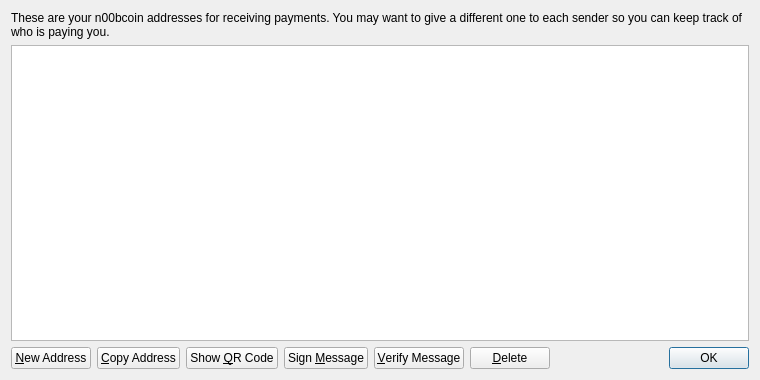
<?xml version="1.0" encoding="UTF-8"?>
<ui version="4.0">
 <class>AddressBookPage</class>
 <widget class="QWidget" name="AddressBookPage">
  <property name="geometry">
   <rect>
    <x>0</x>
    <y>0</y>
    <width>760</width>
    <height>380</height>
   </rect>
  </property>
  <property name="windowTitle">
   <string>Address Book</string>
  </property>
  <layout class="QVBoxLayout" name="verticalLayout">
   <item>
    <widget class="QLabel" name="labelExplanation">
     <property name="text">
      <string>These are your n00bcoin addresses for receiving payments. You may want to give a different one to each sender so you can keep track of who is paying you.</string>
     </property>
     <property name="textFormat">
      <enum>Qt::PlainText</enum>
     </property>
     <property name="wordWrap">
      <bool>true</bool>
     </property>
    </widget>
   </item>
   <item>
    <widget class="QTableView" name="tableView">
     <property name="contextMenuPolicy">
      <enum>Qt::CustomContextMenu</enum>
     </property>
     <property name="toolTip">
      <string>Double-click to edit address or label</string>
     </property>
     <property name="tabKeyNavigation">
      <bool>false</bool>
     </property>
     <property name="alternatingRowColors">
      <bool>true</bool>
     </property>
     <property name="selectionMode">
      <enum>QAbstractItemView::SingleSelection</enum>
     </property>
     <property name="selectionBehavior">
      <enum>QAbstractItemView::SelectRows</enum>
     </property>
     <property name="sortingEnabled">
      <bool>true</bool>
     </property>
     <attribute name="verticalHeaderVisible">
      <bool>false</bool>
     </attribute>
    </widget>
   </item>
   <item>
    <layout class="QHBoxLayout" name="horizontalLayout">
     <item>
      <widget class="QPushButton" name="newAddressButton">
       <property name="toolTip">
        <string>Create a new address</string>
       </property>
       <property name="text">
        <string>&amp;New Address</string>
       </property>
       <property name="icon">
        <iconset resource="../bitcoin.qrc">
         <normaloff>:/icons/add</normaloff>:/icons/add</iconset>
       </property>
      </widget>
     </item>
     <item>
      <widget class="QPushButton" name="copyToClipboard">
       <property name="toolTip">
        <string>Copy the currently selected address to the system clipboard</string>
       </property>
       <property name="text">
        <string>&amp;Copy Address</string>
       </property>
       <property name="icon">
        <iconset resource="../bitcoin.qrc">
         <normaloff>:/icons/editcopy</normaloff>:/icons/editcopy</iconset>
       </property>
      </widget>
     </item>
     <item>
      <widget class="QPushButton" name="showQRCode">
       <property name="text">
        <string>Show &amp;QR Code</string>
       </property>
       <property name="icon">
        <iconset resource="../bitcoin.qrc">
         <normaloff>:/icons/qrcode</normaloff>:/icons/qrcode</iconset>
       </property>
      </widget>
     </item>
     <item>
      <widget class="QPushButton" name="signMessage">
       <property name="toolTip">
        <string>Sign a message to prove you own a n00bcoin address</string>
       </property>
       <property name="text">
        <string>Sign &amp;Message</string>
       </property>
       <property name="icon">
        <iconset resource="../bitcoin.qrc">
         <normaloff>:/icons/edit</normaloff>:/icons/edit</iconset>
       </property>
      </widget>
     </item>
     <item>
      <widget class="QPushButton" name="verifyMessage">
       <property name="toolTip">
        <string>Verify a message to ensure it was signed with a specified n00bcoin address</string>
       </property>
       <property name="text">
        <string>&amp;Verify Message</string>
       </property>
       <property name="icon">
        <iconset resource="../bitcoin.qrc">
         <normaloff>:/icons/transaction_0</normaloff>:/icons/transaction_0</iconset>
       </property>
      </widget>
     </item>
     <item>
      <widget class="QPushButton" name="deleteButton">
       <property name="toolTip">
        <string>Delete the currently selected address from the list</string>
       </property>
       <property name="text">
        <string>&amp;Delete</string>
       </property>
       <property name="icon">
        <iconset resource="../bitcoin.qrc">
         <normaloff>:/icons/remove</normaloff>:/icons/remove</iconset>
       </property>
      </widget>
     </item>
     <item>
      <spacer name="horizontalSpacer">
       <property name="orientation">
        <enum>Qt::Horizontal</enum>
       </property>
       <property name="sizeHint" stdset="0">
        <size>
         <width>40</width>
         <height>20</height>
        </size>
       </property>
      </spacer>
     </item>
     <item>
      <widget class="QDialogButtonBox" name="buttonBox">
       <property name="sizePolicy">
        <sizepolicy hsizetype="Maximum" vsizetype="Fixed">
         <horstretch>0</horstretch>
         <verstretch>0</verstretch>
        </sizepolicy>
       </property>
       <property name="standardButtons">
        <set>QDialogButtonBox::Ok</set>
       </property>
      </widget>
     </item>
    </layout>
   </item>
  </layout>
 </widget>
 <resources>
  <include location="../bitcoin.qrc"/>
 </resources>
 <connections/>
</ui>
